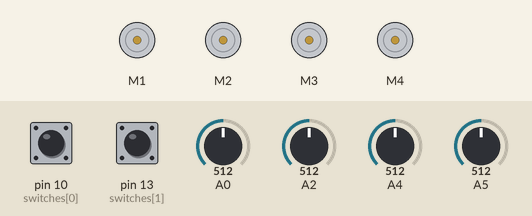
Simulated run of this sketch. Board: Arduino Uno, built with avr-gcc and run on an emulated ATmega328P. On the bench: 4 × DC motor (green arrow = forward, orange = backward, longer = faster). The inputs (shaded band) are chosen by the test bench; at power-on: A0 = 512, A2 = 512, A4 = 512, A5 = 512, pin 10 (switches[0]) LOW, pin 13 (switches[1]) LOW. What the sketch prints to the serial monitor is not drawn.

Above: at 1.2 s.
1.3 s: A0 set to 524
At 2.0 s:
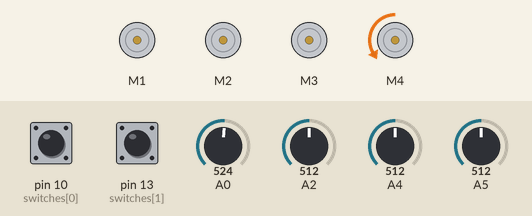
3.0 s: A2 set to 517
At 4.0 s:
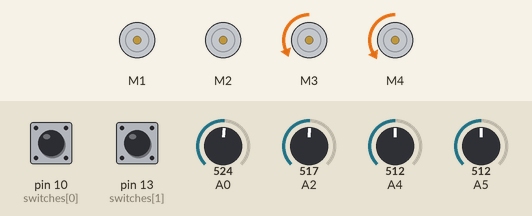
4.9 s: A4 set to 528
At 5.5 s:
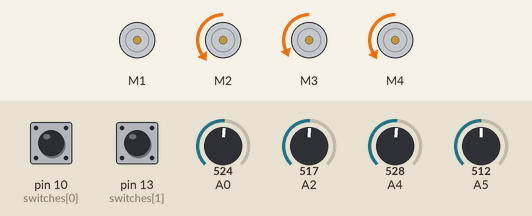
6.5 s: A5 set to 716
At 7.7 s:
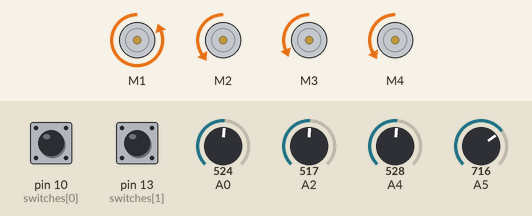
8.0 s: A4 set to 716
At 9.0 s:
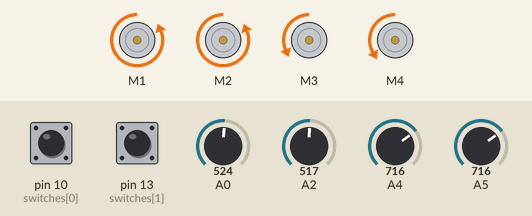
9.5 s: A0 set to 716
At 10.1 s:
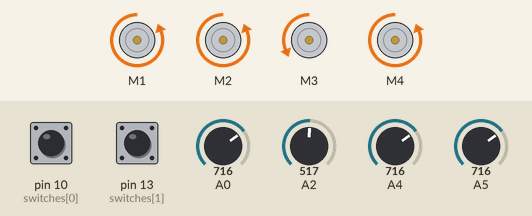
Timing chart, 0 to 12.0 s (numbered marks = the images above; inputs shaded):
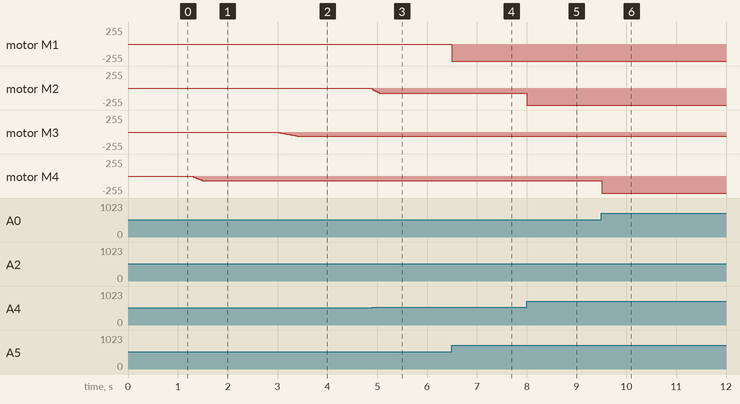

Measured:
- the behaviour switches between 516 and 517 on A0 (found by bisection; images 0 and 1)
- the behaviour switches between 516 and 517 on A2 (found by bisection; images 1 and 2)
- the behaviour switches between 516 and 517 on A4 (found by bisection; images 2 and 3)
- after the input at 1.3 s, motor M4: moves from stopped to backward 74/255 over 0.21 s, starting at once
- after the input at 3.0 s, motor M3: moves from stopped to backward 66/255 over 0.43 s, starting at once
- after the input at 4.9 s, motor M2: stopped → backward 79/255 at once
- after the input at 6.5 s, motor M1: stopped → backward 255/255 at once
- after the input at 8.0 s, motor M2: backward 79/255 → backward 255/255 at once
- after the input at 9.5 s, motor M4: backward 74/255 → backward 255/255 at once

The sketch:

creature_firmware_arduino.pde
```cpp
/*
 * Relief Arduino Firmware
 * September 2009 by Daniel Leithinger
 */

#include <AFMotor.h>

AF_DCMotor motors[] = {AF_DCMotor(1, MOTOR12_64KHZ), AF_DCMotor(2, MOTOR12_64KHZ), AF_DCMotor(3, MOTOR34_64KHZ), AF_DCMotor(4, MOTOR34_64KHZ)};

int switches[] = {10, 13};
int TOTAL_SWITCHES = 2;
int TOTAL_POTS = 4;

int potPin[] = {5, 4, 2, 0};    // select the input pins for the potentiometers
int val[] = {0, 0, 0, 0};       // variable to store the value coming from the potentiometers
int integralMotor1[] = {0, 0, 0, 0}; // the motor
int destinations[] = {512, 512, 512, 512};

// These are the main parameters for the feedback system...
float Gain_P = 1.2;   // proportional term
float Gain_I = 0.2;  // integral term
float Max_I  = 60;    // max amount of integral that can be added.
int gravityCompensation = 30; // offsets the weight of the pin.
int deadZone = 0;

// These are for the protocol control when reading data from serial.
int protocolCounter = 0;


void setup() {
  // over
  int prescalerVal = 0x07;
  // clear out the prescaler
  TCCR0B &= ~prescalerVal;
  TCCR1B &= ~prescalerVal;
  TCCR2B &= ~prescalerVal;
  prescalerVal = 1;
  TCCR0B |= prescalerVal;
  TCCR1B |= prescalerVal;
  TCCR2B |= prescalerVal;

  for (int switchIndex = 0; switchIndex < TOTAL_SWITCHES; switchIndex++) {
    pinMode(switches[switchIndex], INPUT);
  }

  Serial.begin(9600); // set up Serial library
}

void loop() {
  Serial.print(255, BYTE); // Start data byte...

  for (int i = 0; i < TOTAL_POTS; i++)
  {
    val[i] = analogRead(potPin[i]);    // read the value from the sensor
    Serial.print(0x7F&(byte)(val[i]>>3), BYTE);

    int diff = destinations[i] - val[i];
    // handle integral term
    integralMotor1[i] += (int)(diff*Gain_I);
    integralMotor1[i] = min(Max_I, max(-Max_I, integralMotor1[i]));
    int output = (int)(diff*Gain_P);
    output += integralMotor1[i];
    //output -= gravityCompensation; // apply a torque to offset.

    if(abs(diff) < deadZone) {
      motors[i].run(RELEASE);
    }
    else {
      motors[i].setSpeed(min(abs(output), 255));
    }
    if(output < 0) {
      motors[i].run(BACKWARD);
    }
    else {
      motors[i].run(FORWARD);
    }
  }

  for (int switchIndex = 0; switchIndex < TOTAL_SWITCHES; switchIndex++) {
    int switchVal = digitalRead(switches[switchIndex]);
    Serial.print(switchVal == HIGH ? 1 : 0, BYTE);
  }

  while (Serial.available()) {
    // read the most recent byte (which will be from 0 to 255)
    int sval = Serial.read();
    switch(protocolCounter){
      case 0:{
            if(sval == 255){
              protocolCounter++;
            }
            break;
        }
        case 1:
        case 2:
        case 3:
        case 4:{
          destinations[protocolCounter-1] = sval<<3;
          protocolCounter++;
          if(protocolCounter == TOTAL_POTS+1){
            protocolCounter = 0;
            //println("valid packet...");
          }
          break;
        }
        default:{
          //println("unknown protocol state :(");
        }
    }
  }
}
```
